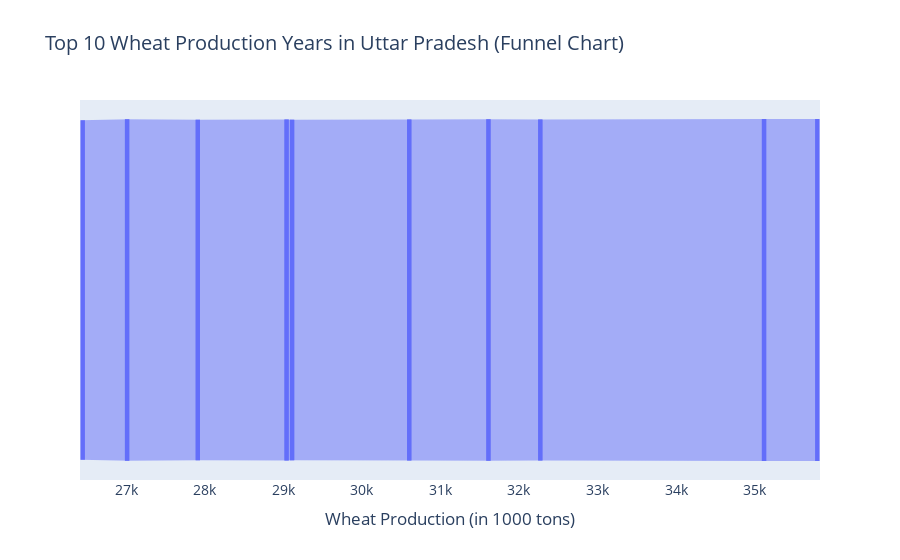

The notebook cell this image was saved under:
### Code cell
# 9.Top 10 Wheat Production Years in Uttar Pradesh (Funnel Chart)

up_wheat = df[df.state_name == "Uttar Pradesh"] \
    .groupby("year")["wheat_production_1000_tons"] \
    .sum().nlargest(10).reset_index()

# Sort for funnel shape
up_wheat = up_wheat.sort_values("wheat_production_1000_tons", ascending=False)

# Create Funnel Chart with labels inside bars
fig9 = px.funnel(
    up_wheat,
    y="year",
    x="wheat_production_1000_tons",
    title="Top 10 Wheat Production Years in Uttar Pradesh (Funnel Chart)",
    text="wheat_production_1000_tons"  # Show values inside bars
)

# Update layout for clarity
fig9.update_traces(textposition="inside", textfont_size=14)
fig9.update_layout(
    yaxis_title="Year",
    xaxis_title="Wheat Production (in 1000 tons)",
    font=dict(size=14),
    uniformtext_minsize=12,
    uniformtext_mode='hide'
)

fig9.show()

### Figure 1 — Plotly figure (JSON) as saved in the notebook; plotly's stock layout.template omitted (floating-point values rounded to 4 significant figures)
{"data": [{"hovertemplate": "wheat_production_1000_tons=%{text}<br>year=%{y}<extra></extra>", "legendgroup": "", "marker": {"color": "#636efa"}, "name": "", "orientation": "v", "showlegend": false, "text": [35800.0, 35120.0, 32270.0, 31610.0, 30600.0, 29110.0, 29040.0, 27910.0, 27010.0, 26450.0], "textfont": {"size": 14}, "textposition": "inside", "type": "funnel", "x": [35800.0, 35120.0, 32270.0, 31610.0, 30600.0, 29110.0, 29040.0, 27910.0, 27010.0, 26450.0], "xaxis": "x", "y": [2017, 2016, 2011, 2013, 2010, 2008, 2012, 2009, 2015, 2003], "yaxis": "y"}], "layout": {"font": {"size": 14}, "legend": {"tracegroupgap": 0}, "title": {"text": "Top 10 Wheat Production Years in Uttar Pradesh (Funnel Chart)"}, "uniformtext": {"minsize": 12, "mode": "hide"}, "xaxis": {"anchor": "y", "domain": [0, 1], "title": {"text": "Wheat Production (in 1000 tons)"}}, "yaxis": {"anchor": "x", "domain": [0, 1], "title": {"text": "Year"}}}}
